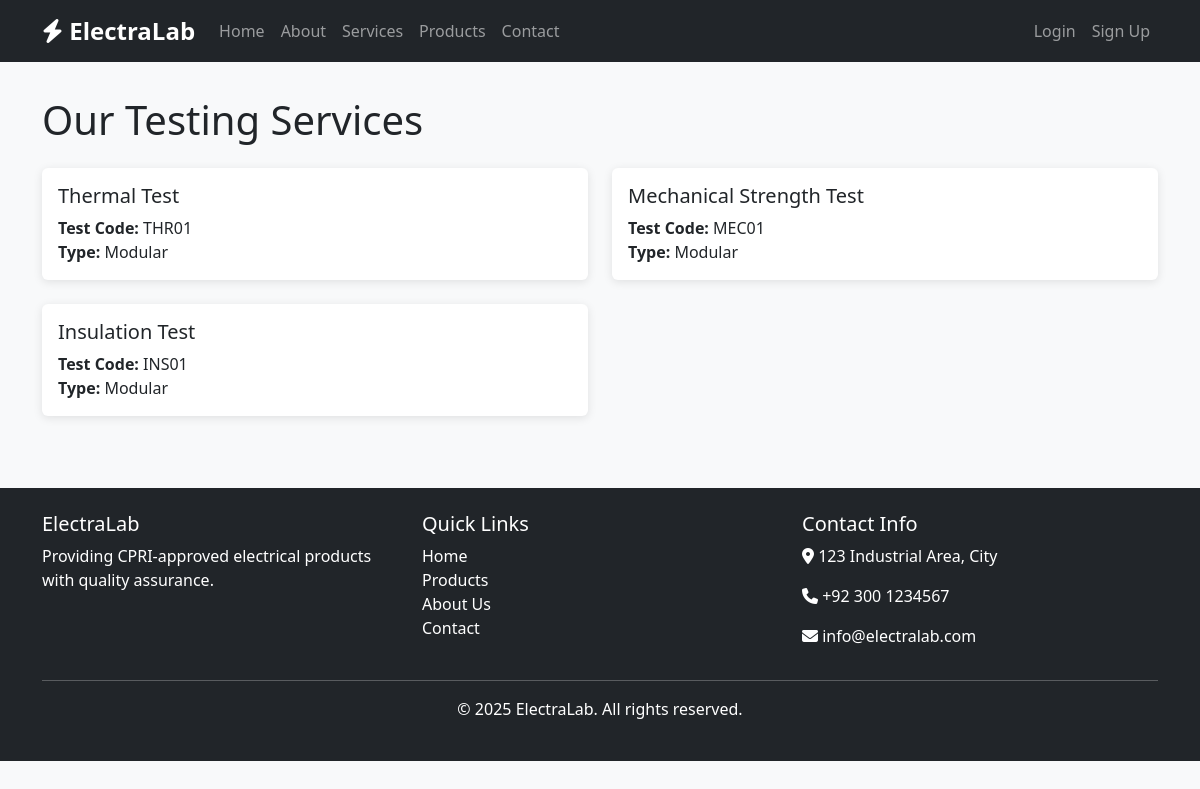
/services.php, run on the app's committed database.
### tables this page shows
CREATE TABLE `testing_type` (
  `test_type_id` int(11) NOT NULL,
  `type_name` varchar(100) NOT NULL,
  `test_code` varchar(10) NOT NULL,
  `is_modular` tinyint(1) DEFAULT 1,
  `parent_type_id` int(11) DEFAULT NULL,
  `created_at` timestamp NOT NULL DEFAULT current_timestamp(),
  `updated_at` timestamp NOT NULL DEFAULT current_timestamp() ON UPDATE current_timestamp()
);

### services.php (the view, shortened to what this page needs)
<?php
include 'header.php';
$query = "SELECT * FROM testing_type WHERE is_modular = 1";
$result = mysqli_query($conn, $query);
?>
<h1 class="mb-4">Our Testing Services</h1>
<div class="row">
    <?php if(mysqli_num_rows($result) > 0):
        while($row = mysqli_fetch_assoc($result)): ?>
            <div class="col-md-6 mb-4">
                <div class="card h-100">
                    <div class="card-body">
                        <h5 class="card-title"><?php echo $row['type_name']; ?></h5>
                        <p class="card-text">
                            <strong>Test Code:</strong> <?php echo $row['test_code']; ?><br>
                            <strong>Type:</strong> <?php echo $row['is_modular'] ? 'Modular' : 'Specific'; ?>
                        </p>
                    </div>
                </div>
            </div>
        <?php endwhile;
    else: ?>
        <div class="col-12">
            <div class="alert alert-info">No testing services available.</div>
        </div>
    <?php endif; ?>
</div>
<?php include 'footer.php'; ?>

### header.php (shortened to what this page needs)
<!DOCTYPE html>
<html lang="en">
<head>
    <link href="https://cdn.jsdelivr.net/npm/bootstrap@5.3.0/dist/css/bootstrap.min.css" rel="stylesheet">
    <link rel="stylesheet" href="https://cdnjs.cloudflare.com/ajax/libs/font-awesome/6.4.0/css/all.min.css">
    <link rel="stylesheet" href="assets/css/style.css">
</head>
<body>
    <nav class="navbar navbar-expand-lg navbar-dark bg-dark fixed-top">
        <div class="container">
            <a class="navbar-brand" href="index.php">
                <i class="fas fa-bolt"></i> ElectraLab
            </a>
            <div class="collapse navbar-collapse" id="navbarNav">
                <ul class="navbar-nav me-auto">
                    <li class="nav-item">
                        <a class="nav-link" href="index.php">Home</a>
                    </li>
                    <li class="nav-item">
                        <a class="nav-link" href="about.php">About</a>
                    </li>
                    <li class="nav-item">
                        <a class="nav-link" href="services.php">Services</a>
                    </li>
                    <li class="nav-item">
                        <a class="nav-link" href="products.php">Products</a>
                    </li>
                    <li class="nav-item">
                        <a class="nav-link" href="contact.php">Contact</a>
                    </li>
                </ul>
                <ul class="navbar-nav">
                    <?php if (isset($_SESSION['user_id'])): ?>
                        <li class="nav-item">
                            <a class="nav-link" href="cart.php">
                                <i class="fas fa-shopping-cart"></i>
                                <?php
                                if (isset($_SESSION['user_id']) && $_SESSION['role_id'] == 4) {
                                    $cart_count = getCartCount($conn, $_SESSION['user_id']);
                                    $_SESSION['cart_count'] = $cart_count;
                                } else {
                                    $cart_count = 0;
                                }
                                ?>
                                <span class="cart-count badge bg-danger" id="cartCount"
                                    style="display: <?php echo $cart_count > 0 ? 'inline' : 'none'; ?>;">
                                    <?php echo $cart_count; ?>
                                </span>
                            </a>
                        </li>
                        <li class="nav-item dropdown">
                            <a class="nav-link dropdown-toggle" href="#" id="userDropdown" role="button" data-bs-toggle="dropdown">
                                <i class="fas fa-user"></i> <?php echo $_SESSION['full_name'] ?? 'User'; ?>
                            </a>
                            <ul class="dropdown-menu">
                                <li><a class="dropdown-item" href="profile.php"><i class="fas fa-user-circle"></i> Profile</a></li>
                                <li><a class="dropdown-item" href="my-orders.php"><i class="fas fa-clipboard-list"></i> My Orders</a></li>
                                <li>
                                    <hr class="dropdown-divider">
                                </li>
                                <li><a class="dropdown-item" href="logout.php"><i class="fas fa-sign-out-alt"></i> Logout</a></li>
                            </ul>
                        </li>
                    <?php else: ?>
                        <li class="nav-item">
                            <a class="nav-link" href="login.php">Login</a>
                        </li>
                        <li class="nav-item">
                            <a class="nav-link" href="signup.php">Sign Up</a>
                        </li>
                    <?php endif; ?>
                </ul>
            </div>
        </div>
    </nav>
    <div class="container mt-5 pt-5">

### footer.php (shortened to what this page needs)
</div>
    <footer class="bg-dark text-white py-4 mt-5">
        <div class="container">
            <div class="row">
                <div class="col-md-4">
                    <h5>ElectraLab</h5>
                    <p>Providing CPRI-approved electrical products with quality assurance.</p>
                </div>
                <div class="col-md-4">
                    <h5>Quick Links</h5>
                    <ul class="list-unstyled">
                        <li><a href="index.php" class="text-white">Home</a></li>
                        <li><a href="products.php" class="text-white">Products</a></li>
                        <li><a href="about.php" class="text-white">About Us</a></li>
                        <li><a href="contact.php" class="text-white">Contact</a></li>
                    </ul>
                </div>
                <div class="col-md-4">
                    <h5>Contact Info</h5>
                    <p><i class="fas fa-map-marker-alt"></i> 123 Industrial Area, City</p>
                    <p><i class="fas fa-phone"></i> +92 300 1234567</p>
                    <p><i class="fas fa-envelope"></i> info@electralab.com</p>
                </div>
            </div>
            <hr class="bg-light">
            <div class="text-center">
                <p>&copy; <?php echo date('Y'); ?> ElectraLab. All rights reserved.</p>
            </div>
        </div>
    </footer>
</body>
</html>

### assets/css/style.css (style rules this page uses)
:root { --primary-color: #7fa3d8; --secondary-color: #6c757d; --success-color: #198754; --danger-color: #dc3545; --warning-color: #ffc107; --light-color: #f8f9fa; --dark-color: #212529; }
body { font-family: 'Segoe UI', Tahoma, Geneva, Verdana, sans-serif; background-color: #f8f9fa; }
.navbar-brand { font-weight: 700; font-size: 1.5rem; }
.card { border: none; box-shadow: 0 2px 10px rgba(0,0,0,0.1); }
footer a { text-decoration: none; transition: color 0.3s; }

### data on the page
testing_type: type_name "Thermal Test", test_code "THR01", is_modular "Modular"
testing_type: type_name "Mechanical Strength Test", test_code "MEC01", is_modular "Modular"
testing_type: type_name "Insulation Test", test_code "INS01", is_modular "Modular"
